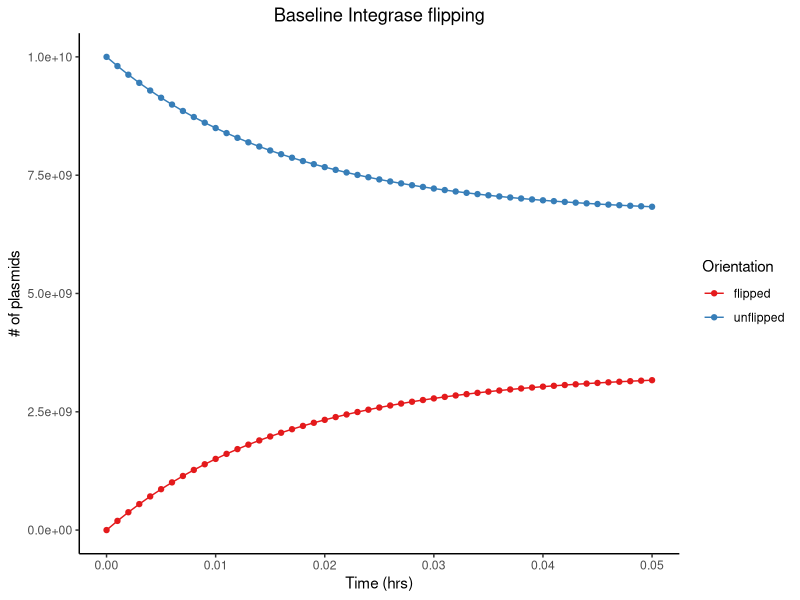

Generate this figure with R:
# Code for memory-microbe
# Author: Prashant Kalvapalle
# Date started: 1 feb 2019

# initializing variables
r0 <- 1e10 # copies of plasmid (unflipped) in 1 ml culture
f0 <- 0
k1 <- 10 # hr-1
k2 <- 50 # hr-1

i0 <- 1e6 # number of integrase proteins
kcat <- 1e5 # hr-1
km <- 1e5 # copies
n <- 4 # effective hill coefficient - Integrase tetramerization and binding

# other initializations
t <- seq(0,.05,.001) # time sequence

# calling libraries
library(deSolve)
library(tidyverse)
library(ggplot2)
library(magrittr)

# differential equations
func_i <- function(t,y, params) # differential equation for intrinsic flipping - integrase independant
{with(as.list(c(y,params)),
      {f <- y[1]; r <- y[2]
      df <- k1*r - k2*f
      dr <- -df
      dy <- list(c(df,dr))}
)}

func_int <- function(t,y, params) # integrase dependant flipping differential eqn
{with(as.list(c(y,params)),
      {f <- y[1]; r <- y[2]
      df <- k1*r + kcat*i0*r^n/(km + r^n) - k2*f
      dr <- -df
      dy <- list(c(df,dr))}
)}

# Solving ODE for intrinsic flipping
out_i <- ode(c(f = f0, r = r0), times = t, func_i, c(k1,k2))
out_int <- ode(c(f = f0, r = r0), times = t, func_int, c(k1,k2,kcat,km,n,i0))

# polishing ODE output data
out_i1 <- out_i %>% as_tibble() %>% rename(flipped = f, unflipped = r) %>% gather('Orientation','# of plasmids', -time)
out_int1 <- out_int %>% as_tibble() %>% rename(flipped = f, unflipped = r) %>% gather('Orientation','# of plasmids', -time)
  
# plotting # of plasmids with time
plt <- out_i1 %>% ggplot() + aes(time,`# of plasmids`, color = Orientation) + geom_line() + geom_point() + 
       xlab('Time (hrs)') + ggtitle('Integrase independant flipping') +
       theme_classic() + scale_color_brewer(palette="Set1") + theme(plot.title = element_text(hjust = 0.5))  
# print(plt)

plt_int <- out_int1 %>% ggplot() + aes(time,`# of plasmids`, color = Orientation) + geom_line() + geom_point() + 
  xlab('Time (hrs)') + ggtitle('Baseline Integrase flipping') +
  theme_classic() + scale_color_brewer(palette="Set1") + theme(plot.title = element_text(hjust = 0.5))  

print(plt_int)
